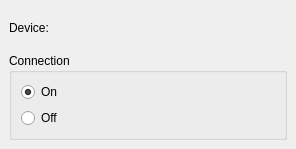
<ui version="4.0" >
 <author></author>
 <comment></comment>
 <exportmacro></exportmacro>
 <class>ArgSwitchINDI</class>
 <widget class="QWidget" name="ArgSwitchINDI" >
  <property name="geometry" >
   <rect>
    <x>0</x>
    <y>0</y>
    <width>296</width>
    <height>149</height>
   </rect>
  </property>
  <property name="windowTitle" >
   <string>Form</string>
  </property>
  <layout class="QVBoxLayout" >
   <property name="margin" >
    <number>9</number>
   </property>
   <property name="spacing" >
    <number>6</number>
   </property>
   <item>
    <layout class="QHBoxLayout" >
     <property name="margin" >
      <number>0</number>
     </property>
     <property name="spacing" >
      <number>6</number>
     </property>
     <item>
      <widget class="QLabel" name="label" >
       <property name="text" >
        <string>Device:</string>
       </property>
      </widget>
     </item>
     <item>
      <widget class="KLineEdit" name="deviceName" />
     </item>
    </layout>
   </item>
   <item>
    <widget class="QGroupBox" name="INDIConnection" >
     <property name="title" >
      <string>Connection</string>
     </property>
     <layout class="QVBoxLayout" >
      <property name="margin" >
       <number>9</number>
      </property>
      <property name="spacing" >
       <number>6</number>
      </property>
      <item>
       <widget class="QRadioButton" name="OnButton" >
        <property name="text" >
         <string>On</string>
        </property>
        <property name="checked" >
         <bool>true</bool>
        </property>
       </widget>
      </item>
      <item>
       <widget class="QRadioButton" name="OffButton" >
        <property name="text" >
         <string>Off</string>
        </property>
       </widget>
      </item>
     </layout>
    </widget>
   </item>
  </layout>
 </widget>
 <pixmapfunction></pixmapfunction>
 <customwidgets>
  <customwidget>
   <class>KLineEdit</class>
   <extends></extends>
   <header>klineedit.h</header>
   <container>0</container>
   <pixmap></pixmap>
  </customwidget>
 </customwidgets>
 <resources/>
 <connections/>
</ui>
